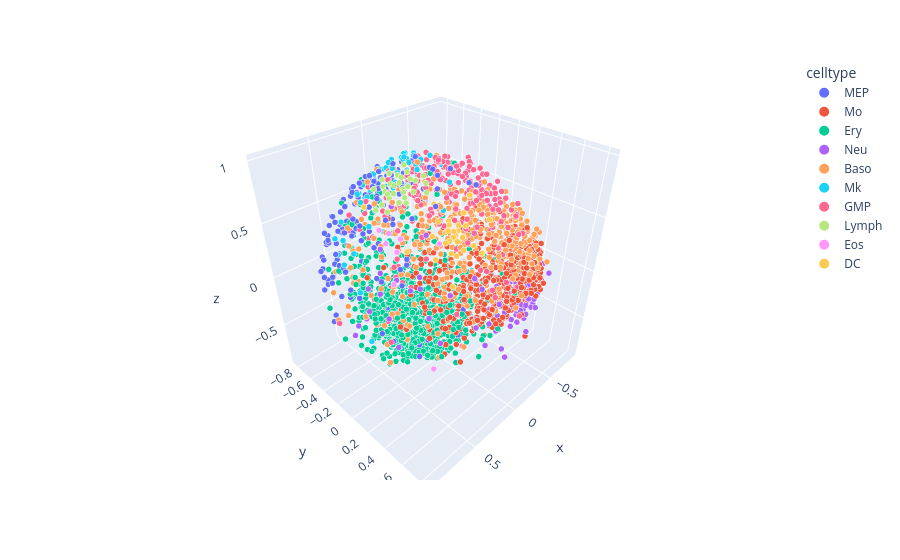

The notebook cell saved with this chart:
### Code cell
fig = px.scatter_3d(df_toplot , x='x', y='y', z='z',
                   color='celltype', opacity=1,size_max=10,size = np.ones((2730,)),
                   category_orders={'paul15_clusters':ords})
fig.show()

### Figure 1 — Plotly figure (JSON) as saved in the notebook; plotly's stock layout.template omitted (floating-point values rounded to 4 significant figures; data arrays with more than 128 entries replaced by an {"elided": "..."} marker saying what was removed)
{"data": [{"hovertemplate": "celltype=MEP<br>x=%{x}<br>y=%{y}<br>z=%{z}<br>size=%{marker.size}<extra></extra>", "legendgroup": "MEP", "marker": {"color": "#636efa", "opacity": 1, "size": {"elided": "167 int values"}, "sizemode": "area", "sizeref": 0.01, "symbol": "circle"}, "mode": "markers", "name": "MEP", "scene": "scene", "showlegend": true, "type": "scatter3d", "x": {"elided": "167 float values"}, "y": {"elided": "167 float values"}, "z": {"elided": "167 float values"}}, {"hovertemplate": "celltype=Mo<br>x=%{x}<br>y=%{y}<br>z=%{z}<br>size=%{marker.size}<extra></extra>", "legendgroup": "Mo", "marker": {"color": "#EF553B", "opacity": 1, "size": {"elided": "559 int values"}, "sizemode": "area", "sizeref": 0.01, "symbol": "circle"}, "mode": "markers", "name": "Mo", "scene": "scene", "showlegend": true, "type": "scatter3d", "x": {"elided": "559 float values"}, "y": {"elided": "559 float values"}, "z": {"elided": "559 float values"}}, {"hovertemplate": "celltype=Ery<br>x=%{x}<br>y=%{y}<br>z=%{z}<br>size=%{marker.size}<extra></extra>", "legendgroup": "Ery", "marker": {"color": "#00cc96", "opacity": 1, "size": {"elided": "1095 int values"}, "sizemode": "area", "sizeref": 0.01, "symbol": "circle"}, "mode": "markers", "name": "Ery", "scene": "scene", "showlegend": true, "type": "scatter3d", "x": {"elided": "1095 float values"}, "y": {"elided": "1095 float values"}, "z": {"elided": "1095 float values"}}, {"hovertemplate": "celltype=Neu<br>x=%{x}<br>y=%{y}<br>z=%{z}<br>size=%{marker.size}<extra></extra>", "legendgroup": "Neu", "marker": {"color": "#ab63fa", "opacity": 1, "size": {"elided": "186 int values"}, "sizemode": "area", "sizeref": 0.01, "symbol": "circle"}, "mode": "markers", "name": "Neu", "scene": "scene", "showlegend": true, "type": "scatter3d", "x": {"elided": "186 float values"}, "y": {"elided": "186 float values"}, "z": {"elided": "186 float values"}}, {"hovertemplate": "celltype=Baso<br>x=%{x}<br>y=%{y}<br>z=%{z}<br>size=%{marker.size}<extra></extra>", "legendgroup": "Baso", "marker": {"color": "#FFA15A", "opacity": 1, "size": {"elided": "369 int values"}, "sizemode": "area", "sizeref": 0.01, "symbol": "circle"}, "mode": "markers", "name": "Baso", "scene": "scene", "showlegend": true, "type": "scatter3d", "x": {"elided": "369 float values"}, "y": {"elided": "369 float values"}, "z": {"elided": "369 float values"}}, {"hovertemplate": "celltype=Mk<br>x=%{x}<br>y=%{y}<br>z=%{z}<br>size=%{marker.size}<extra></extra>", "legendgroup": "Mk", "marker": {"color": "#19d3f3", "opacity": 1, "size": [1, 1, 1, 1, 1, 1, 1, 1, 1, 1, 1, 1, 1, 1, 1, 1, 1, 1, 1, 1, 1, 1, 1, 1, 1, 1, 1, 1, 1, 1, 1, 1, 1, 1, 1, 1, 1, 1, 1, 1, 1, 1, 1, 1, 1, 1, 1, 1, 1, 1, 1, 1, 1, 1, 1, 1, 1, 1, 1, 1, 1, 1, 1, 1, 1, 1, 1, 1], "sizemode": "area", "sizeref": 0.01, "symbol": "circle"}, "mode": "markers", "name": "Mk", "scene": "scene", "showlegend": true, "type": "scatter3d", "x": [0.1703, 0.4734, 0.3017, 0.5399, 0.8897, 0.388, 0.03483, 0.05525, 0.2587, 0.07957, 0.5255, 0.209, 0.3116, -0.04869, 0.5505, 0.703, -0.2931, 0.08139, 0.4435, 0.07548, 0.22, 0.5817, -0.004614, 0.02462, 0.1397, 0.07679, -0.03866, 0.2465, 0.1064, 0.08952, -0.002885, 0.05976, -0.04005, 0.8947, 0.3933, 0.1335, 0.2915, 0.1772, 0.5537, -0.2686, -0.07408, 0.02203, 0.1681, 0.1748, 0.04503, 0.1831, 0.3335, 0.1787, 0.1796, 0.3328, 0.5193, 0.1913, 0.007175, 0.07189, -0.0968, 0.293, 0.2309, 0.77, 0.01203, 0.1104, -0.1582, -0.1293, 0.1924, 0.3255, 0.7839, 0.6261, -0.6014, 0.1893], "y": [-0.4008, -0.6245, -0.3962, 0.008587, 0.144, -0.7767, -0.3514, -0.142, -0.07089, -0.3088, -0.2978, -0.2258, -0.4339, -0.3301, 0.002855, -0.3772, -0.5504, -0.3232, -0.2962, -0.3004, -0.2675, -0.4615, -0.379, -0.5561, -0.6606, -0.1711, -0.2719, -0.5418, -0.5089, -0.4298, -0.1064, -0.4999, -0.2702, 0.2266, -0.6023, -0.6563, -0.3941, 0.2054, -0.1546, -0.2521, -0.7207, -0.3318, -0.1682, -0.3652, 0.1348, -0.6999, -0.1317, -0.6013, -0.3569, -0.4744, -0.2753, -0.3739, -0.2704, -0.2517, -0.629, -0.6017, -0.4778, -0.2534, -0.2057, -0.1243, -0.4152, -0.2397, -0.4593, -0.4896, -0.1706, -0.2706, -0.1657, -0.555], "z": [0.8451, 0.4102, 0.7381, 0.529, 0.3583, 0.2123, 0.9285, 0.9534, 0.843, 0.9131, 0.7874, 0.8709, 0.7293, 0.9164, 0.6196, 0.4646, 0.5835, 0.9217, 0.737, 0.9308, 0.897, 0.3592, 0.9149, 0.7215, 0.5377, 0.9135, 0.902, 0.6633, 0.7804, 0.8769, 0.9771, 0.7813, 0.8739, -0.01753, 0.2588, 0.6122, 0.7834, 0.721, 0.598, 0.7822, 0.4968, 0.8924, 0.8963, 0.8477, 0.8641, 0.4542, 0.8296, 0.6983, 0.9007, 0.6251, 0.7291, 0.8583, 0.9295, 0.9021, 0.56, 0.6043, 0.7878, 0.4141, 0.8934, 0.8972, 0.7528, 0.9079, 0.8226, 0.7267, 0.3736, 0.3477, -0.3647, 0.75]}, {"hovertemplate": "celltype=GMP<br>x=%{x}<br>y=%{y}<br>z=%{z}<br>size=%{marker.size}<extra></extra>", "legendgroup": "GMP", "marker": {"color": "#FF6692", "opacity": 1, "size": {"elided": "216 int values"}, "sizemode": "area", "sizeref": 0.01, "symbol": "circle"}, "mode": "markers", "name": "GMP", "scene": "scene", "showlegend": true, "type": "scatter3d", "x": {"elided": "216 float values"}, "y": {"elided": "216 float values"}, "z": {"elided": "216 float values"}}, {"hovertemplate": "celltype=Lymph<br>x=%{x}<br>y=%{y}<br>z=%{z}<br>size=%{marker.size}<extra></extra>", "legendgroup": "Lymph", "marker": {"color": "#B6E880", "opacity": 1, "size": [1, 1, 1, 1, 1, 1, 1, 1, 1, 1, 1, 1, 1, 1, 1, 1, 1, 1, 1, 1, 1, 1, 1, 1, 1, 1, 1, 1, 1, 1, 1], "sizemode": "area", "sizeref": 0.01, "symbol": "circle"}, "mode": "markers", "name": "Lymph", "scene": "scene", "showlegend": true, "type": "scatter3d", "x": [0.4242, 0.399, 0.3262, 0.4097, 0.2711, 0.5744, 0.3087, 0.2842, 0.4717, 0.5558, 0.5965, 0.4713, 0.3753, 0.377, 0.2348, 0.4417, 0.3339, 0.3648, 0.4776, 0.4855, 0.3857, 0.4126, 0.4483, 0.209, 0.4627, 0.3158, 0.492, 0.3328, 0.405, 0.3348, 0.5033], "y": [0.08095, -0.1684, -0.08739, -0.07064, -0.05108, 0.08562, 0.07354, 0.1469, -0.05252, 0.009114, -0.004629, 0.155, 0.06927, -0.01528, 0.07185, -0.1109, 0.2047, 0.06532, -0.1672, -0.01146, 0.1332, -0.02649, 0.116, -0.1527, 0.02488, 0.0295, 0.1092, -0.1687, 0.05319, -0.04082, 0.0272], "z": [0.8992, 0.8996, 0.9375, 0.905, 0.9542, 0.8135, 0.9456, 0.9412, 0.8752, 0.8303, 0.8023, 0.8663, 0.9231, 0.9208, 0.9531, 0.8805, 0.9108, 0.9126, 0.855, 0.8738, 0.9094, 0.9081, 0.8824, 0.9552, 0.8846, 0.9431, 0.8608, 0.9246, 0.9089, 0.9371, 0.8634]}, {"hovertemplate": "celltype=Eos<br>x=%{x}<br>y=%{y}<br>z=%{z}<br>size=%{marker.size}<extra></extra>", "legendgroup": "Eos", "marker": {"color": "#FF97FF", "opacity": 1, "size": [1, 1, 1, 1, 1, 1, 1, 1, 1], "sizemode": "area", "sizeref": 0.01, "symbol": "circle"}, "mode": "markers", "name": "Eos", "scene": "scene", "showlegend": true, "type": "scatter3d", "x": [0.672, 0.6829, 0.5984, 0.5863, 0.6375, 0.7265, 0.6655, 0.7576, 0.4168], "y": [0.1107, 0.1846, 0.2303, 0.5213, 0.1633, 0.1094, 0.2694, 0.3342, 0.4031], "z": [0.729, 0.6645, 0.6835, -0.2988, 0.7128, 0.6258, 0.6318, 0.457, 0.6419]}, {"hovertemplate": "celltype=DC<br>x=%{x}<br>y=%{y}<br>z=%{z}<br>size=%{marker.size}<extra></extra>", "legendgroup": "DC", "marker": {"color": "#FECB52", "opacity": 1, "size": [1, 1, 1, 1, 1, 1, 1, 1, 1, 1, 1, 1, 1, 1, 1, 1, 1, 1, 1, 1, 1, 1, 1, 1, 1, 1, 1, 1, 1, 1], "sizemode": "area", "sizeref": 0.01, "symbol": "circle"}, "mode": "markers", "name": "DC", "scene": "scene", "showlegend": true, "type": "scatter3d", "x": [0.4994, 0.4325, 0.3286, 0.2438, 0.06899, 0.1161, 0.385, 0.2966, 0.4203, 0.2745, 0.4577, 0.4412, 0.2907, 0.4019, 0.4603, 0.5867, 0.4741, 0.3, 0.6062, 0.3848, 0.3836, 0.3467, 0.3913, 0.3662, 0.5208, 0.4237, 0.3858, 0.4088, 0.3559, 0.3614], "y": [0.4232, 0.5073, 0.4885, 0.4534, 0.5289, 0.3878, 0.4987, 0.5208, 0.398, 0.647, 0.5483, 0.5788, 0.228, 0.5142, 0.5009, 0.2762, 0.5848, 0.5974, -0.1213, 0.5146, 0.4573, 0.546, 0.5381, 0.436, 0.4736, 0.4652, 0.5889, 0.4724, 0.5485, 0.5114], "z": [0.7437, 0.7159, 0.7773, 0.8228, 0.7328, 0.8802, 0.7624, 0.7764, 0.8083, 0.6168, 0.6525, 0.6404, 0.8195, 0.7353, 0.7109, 0.5994, 0.4213, 0.663, 0.7846, 0.7423, 0.7921, 0.7295, 0.7064, 0.8053, 0.6002, 0.7565, 0.6636, 0.7651, 0.7281, 0.762]}], "layout": {"legend": {"itemsizing": "constant", "title": {"text": "celltype"}, "tracegroupgap": 0}, "margin": {"t": 60}, "scene": {"domain": {"x": [0, 1], "y": [0, 1]}, "xaxis": {"title": {"text": "x"}}, "yaxis": {"title": {"text": "y"}}, "zaxis": {"title": {"text": "z"}}}}}
